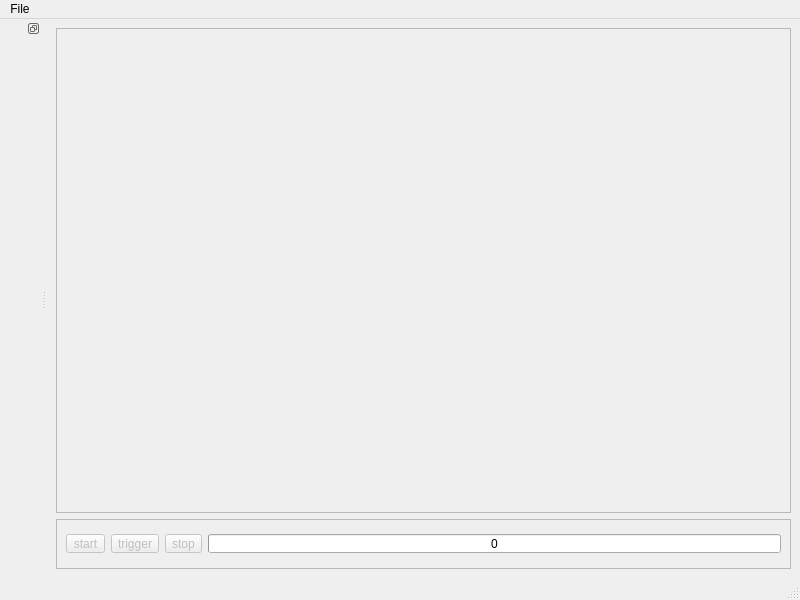
<?xml version="1.0" encoding="UTF-8"?>
<ui version="4.0">
 <class>MainWindow</class>
 <widget class="QMainWindow" name="MainWindow">
  <property name="geometry">
   <rect>
    <x>0</x>
    <y>0</y>
    <width>800</width>
    <height>600</height>
   </rect>
  </property>
  <property name="windowTitle">
   <string>MainWindow</string>
  </property>
  <widget class="QWidget" name="centralwidget">
   <layout class="QGridLayout" name="gridLayout_2">
    <item row="0" column="0">
     <widget class="QFrame" name="frame">
      <property name="frameShape">
       <enum>QFrame::StyledPanel</enum>
      </property>
      <property name="frameShadow">
       <enum>QFrame::Raised</enum>
      </property>
     </widget>
    </item>
    <item row="1" column="0">
     <widget class="QFrame" name="frame_2">
      <property name="maximumSize">
       <size>
        <width>16777215</width>
        <height>50</height>
       </size>
      </property>
      <property name="frameShape">
       <enum>QFrame::StyledPanel</enum>
      </property>
      <property name="frameShadow">
       <enum>QFrame::Raised</enum>
      </property>
      <layout class="QGridLayout" name="gridLayout">
       <item row="0" column="0">
        <layout class="QHBoxLayout" name="horizontalLayout">
         <item>
          <widget class="QToolButton" name="tbStart">
           <property name="enabled">
            <bool>false</bool>
           </property>
           <property name="maximumSize">
            <size>
             <width>16777215</width>
             <height>19</height>
            </size>
           </property>
           <property name="text">
            <string>start</string>
           </property>
           <property name="shortcut">
            <string>Ctrl+R</string>
           </property>
          </widget>
         </item>
         <item>
          <widget class="QToolButton" name="tbTrigger">
           <property name="enabled">
            <bool>false</bool>
           </property>
           <property name="maximumSize">
            <size>
             <width>16777215</width>
             <height>19</height>
            </size>
           </property>
           <property name="text">
            <string>trigger</string>
           </property>
           <property name="shortcut">
            <string>T</string>
           </property>
          </widget>
         </item>
         <item>
          <widget class="QToolButton" name="tbStop">
           <property name="enabled">
            <bool>false</bool>
           </property>
           <property name="maximumSize">
            <size>
             <width>16777215</width>
             <height>19</height>
            </size>
           </property>
           <property name="text">
            <string>stop</string>
           </property>
           <property name="shortcut">
            <string>Ctrl+Q</string>
           </property>
          </widget>
         </item>
         <item>
          <widget class="QProgressBar" name="elapsedTime">
           <property name="maximumSize">
            <size>
             <width>16777215</width>
             <height>19</height>
            </size>
           </property>
           <property name="value">
            <number>0</number>
           </property>
           <property name="textVisible">
            <bool>true</bool>
           </property>
           <property name="invertedAppearance">
            <bool>false</bool>
           </property>
           <property name="format">
            <string>%v</string>
           </property>
          </widget>
         </item>
        </layout>
       </item>
      </layout>
     </widget>
    </item>
   </layout>
  </widget>
  <widget class="QStatusBar" name="statusbar"/>
  <widget class="QMenuBar" name="menuBar">
   <property name="geometry">
    <rect>
     <x>0</x>
     <y>0</y>
     <width>800</width>
     <height>21</height>
    </rect>
   </property>
   <widget class="QMenu" name="menuNew">
    <property name="title">
     <string>File</string>
    </property>
    <addaction name="actionNew"/>
    <addaction name="actionSave"/>
    <addaction name="separator"/>
    <addaction name="actionServer"/>
   </widget>
   <addaction name="menuNew"/>
  </widget>
  <widget class="QDockWidget" name="dockWidget">
   <property name="features">
    <set>QDockWidget::DockWidgetFloatable|QDockWidget::DockWidgetMovable</set>
   </property>
   <property name="allowedAreas">
    <set>Qt::LeftDockWidgetArea|Qt::RightDockWidgetArea</set>
   </property>
   <attribute name="dockWidgetArea">
    <number>1</number>
   </attribute>
   <widget class="QWidget" name="dockWidgetContents"/>
  </widget>
  <action name="actionNew">
   <property name="text">
    <string>New</string>
   </property>
  </action>
  <action name="actionSave">
   <property name="text">
    <string>Save</string>
   </property>
  </action>
  <action name="actionServer">
   <property name="text">
    <string>Server</string>
   </property>
  </action>
 </widget>
 <resources/>
 <connections>
  <connection>
   <sender>actionNew</sender>
   <signal>activated()</signal>
   <receiver>MainWindow</receiver>
   <slot>newSession()</slot>
   <hints>
    <hint type="sourcelabel">
     <x>-1</x>
     <y>-1</y>
    </hint>
    <hint type="destinationlabel">
     <x>399</x>
     <y>299</y>
    </hint>
   </hints>
  </connection>
  <connection>
   <sender>tbStart</sender>
   <signal>clicked()</signal>
   <receiver>MainWindow</receiver>
   <slot>startRun()</slot>
   <hints>
    <hint type="sourcelabel">
     <x>219</x>
     <y>545</y>
    </hint>
    <hint type="destinationlabel">
     <x>399</x>
     <y>299</y>
    </hint>
   </hints>
  </connection>
  <connection>
   <sender>tbStop</sender>
   <signal>clicked()</signal>
   <receiver>MainWindow</receiver>
   <slot>stop()</slot>
   <hints>
    <hint type="sourcelabel">
     <x>311</x>
     <y>545</y>
    </hint>
    <hint type="destinationlabel">
     <x>399</x>
     <y>299</y>
    </hint>
   </hints>
  </connection>
  <connection>
   <sender>tbTrigger</sender>
   <signal>clicked()</signal>
   <receiver>MainWindow</receiver>
   <slot>trigger()</slot>
   <hints>
    <hint type="sourcelabel">
     <x>266</x>
     <y>545</y>
    </hint>
    <hint type="destinationlabel">
     <x>399</x>
     <y>299</y>
    </hint>
   </hints>
  </connection>
 </connections>
 <slots>
  <slot>newSession()</slot>
  <slot>startRun()</slot>
  <slot>trigger()</slot>
  <slot>stop()</slot>
 </slots>
</ui>
